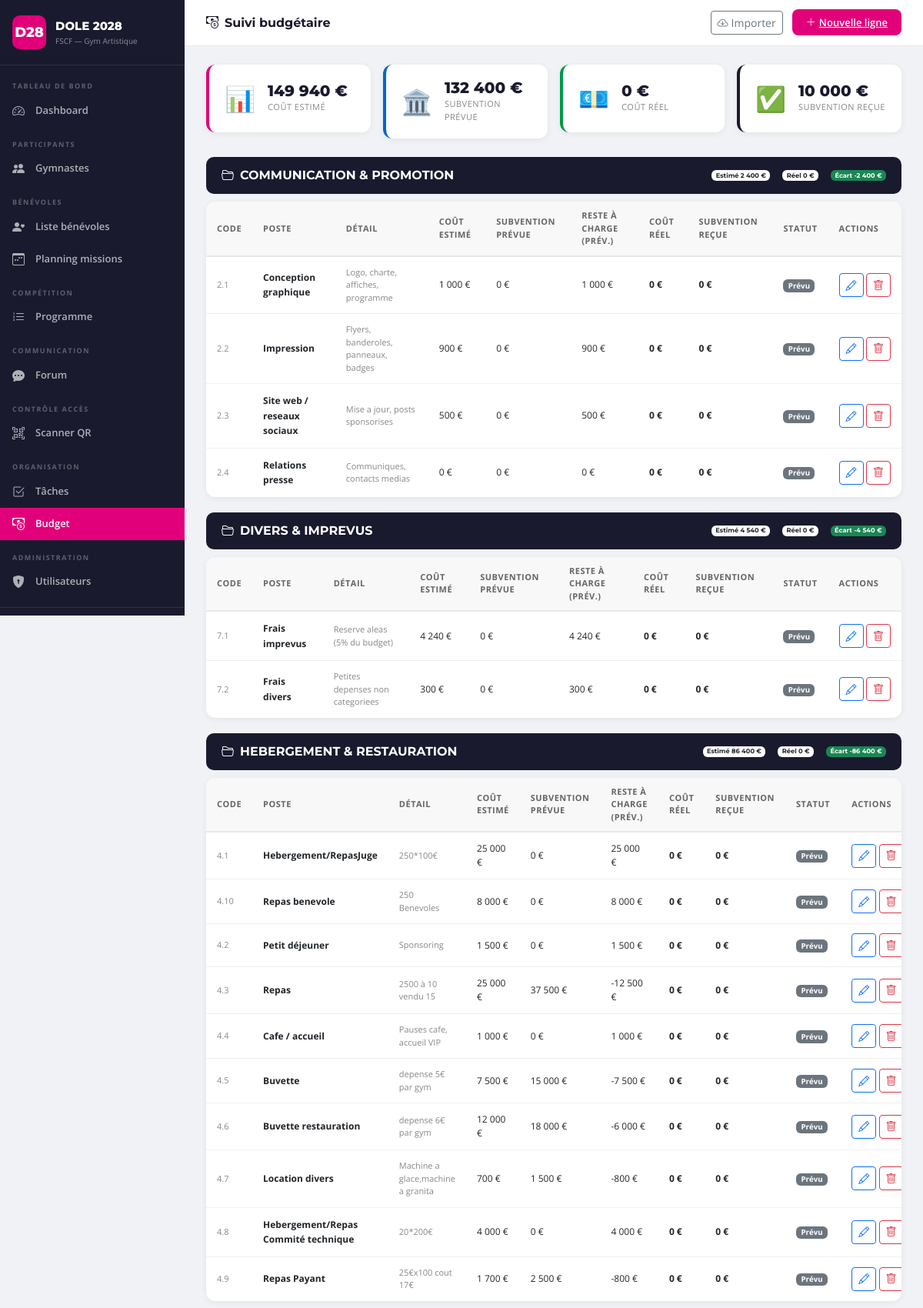
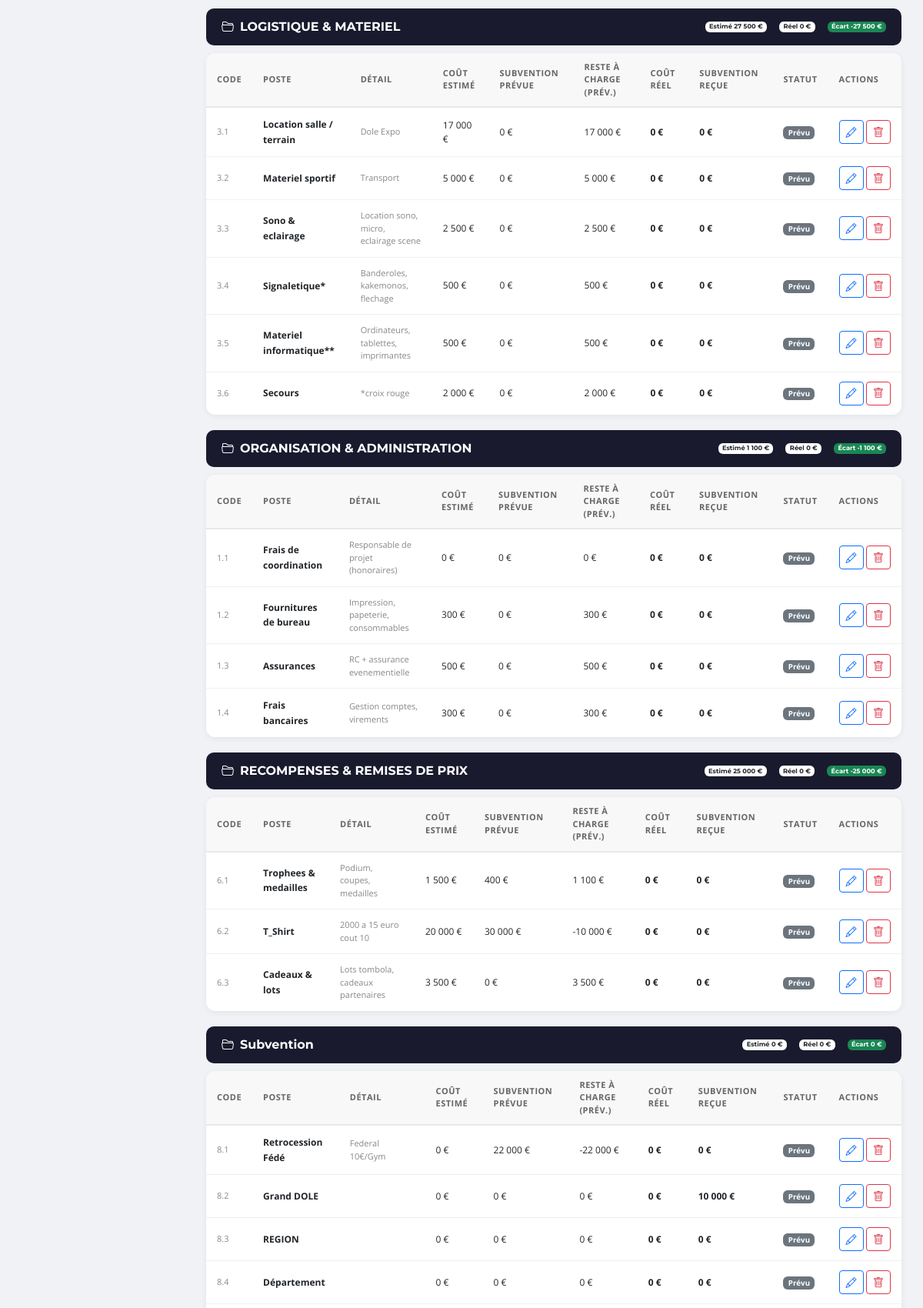
Screenshot of /budget (signed in, upper part) with the database file from the repository (2 pictures, top to bottom).
### tables this page shows
CREATE TABLE budget_lignes (
            id INTEGER PRIMARY KEY AUTOINCREMENT,
            categorie TEXT NOT NULL,
            code TEXT DEFAULT '',
            poste TEXT NOT NULL,
            detail TEXT DEFAULT '',
            cout_estime REAL DEFAULT 0,
            subvention_prevue REAL DEFAULT 0,
            reste_a_charge_prevu REAL DEFAULT 0,
            cout_reel REAL DEFAULT 0,
            subvention_recue REAL DEFAULT 0,
            statut TEXT DEFAULT 'prevu',
            notes TEXT DEFAULT '',
            updated_at TEXT DEFAULT (datetime('now'))
        );

### app.py (the view)
@app.route('/budget')
@login_required
def budget_list():
    if not current_user.is_staff: abort(403)
    conn = get_db()
    lignes = conn.execute('SELECT * FROM budget_lignes ORDER BY categorie, code').fetchall()
    by_cat = {}
    for l in lignes:
        by_cat.setdefault(l['categorie'], []).append(l)
    subtotals = {}
    for cat, items in by_cat.items():
        subtotals[cat] = {
            'cout_estime': sum(l['cout_estime'] for l in items),
            'subvention_prevue': sum(l['subvention_prevue'] for l in items),
            'reste_a_charge_prevu': sum(l['reste_a_charge_prevu'] for l in items),
            'cout_reel': sum(l['cout_reel'] for l in items),
            'subvention_recue': sum(l['subvention_recue'] for l in items),
        }
    totals = {
        'cout_estime': sum(l['cout_estime'] for l in lignes),
        'subvention_prevue': sum(l['subvention_prevue'] for l in lignes),
        'reste_a_charge_prevu': sum(l['reste_a_charge_prevu'] for l in lignes),
        'cout_reel': sum(l['cout_reel'] for l in lignes),
        'subvention_recue': sum(l['subvention_recue'] for l in lignes),
    }
    conn.close()
    return render_template('budget_list.html', by_cat=by_cat, subtotals=subtotals, totals=totals)

### app.py (called while the page is built)
def get_db():
    conn = sqlite3.connect(DATABASE)
    conn.row_factory = sqlite3.Row
    return conn

@login_manager.user_loader
def load_user(uid):
    conn = get_db()
    row = conn.execute('SELECT * FROM users WHERE id=?', (uid,)).fetchone()
    conn.close()
    return User(row) if row else None

def can_edit(categorie):
    return current_user.is_admin or categorie in current_user.categories()

    @property
    def is_admin(self): return self.role == 'admin'

    @property
    def is_staff(self): return self.role in ('admin', 'responsable')

    @property
    def full_name(self): return f"{self.prenom} {self.nom}"

### templates/budget_list.html (shortened to what this page needs)
{% extends 'base.html' %}
{% block page_title %}<i class="bi bi-cash-coin me-2"></i>Suivi budgétaire{% endblock %}
{% block topbar_actions %}
{% if current_user.is_admin %}
<a href="{{ url_for('budget_import') }}" class="btn btn-sm btn-outline-secondary me-2">
  <i class="bi bi-cloud-arrow-down me-1"></i>Importer
</a>
{% endif %}
<a href="{{ url_for('budget_new') }}" class="btn-fscf"><i class="bi bi-plus-lg me-1"></i>Nouvelle ligne</a>
{% endblock %}
{% block content %}
{% macro fmt(n) %}{{ '{:,.0f}'.format(n).replace(',', ' ') }} €{% endmacro %}
<div class="row g-3 mb-4">
  <div class="col-md-3">
    <div class="stat-card">
      <div class="stat-icon">📊</div>
      <div><div class="stat-number" style="font-size:20px;">{{ fmt(totals.cout_estime) }}</div><div class="stat-label">Coût estimé</div></div>
    </div>
  </div>
  <div class="col-md-3">
    <div class="stat-card blue">
      <div class="stat-icon">🏛️</div>
      <div><div class="stat-number" style="font-size:20px;">{{ fmt(totals.subvention_prevue) }}</div><div class="stat-label">Subvention prévue</div></div>
    </div>
  </div>
  <div class="col-md-3">
    <div class="stat-card green">
      <div class="stat-icon">💶</div>
      <div><div class="stat-number" style="font-size:20px;">{{ fmt(totals.cout_reel) }}</div><div class="stat-label">Coût réel</div></div>
    </div>
  </div>
  <div class="col-md-3">
    <div class="stat-card navy">
      <div class="stat-icon">✅</div>
      <div><div class="stat-number" style="font-size:20px;">{{ fmt(totals.subvention_recue) }}</div><div class="stat-label">Subvention reçue</div></div>
    </div>
  </div>
</div>
{% if not by_cat %}
<div class="text-center py-5 text-muted">
  <i class="bi bi-cash-coin" style="font-size:3.5rem;opacity:.25;"></i>
  <p class="mt-3 mb-4">Aucune ligne de budget pour le moment.</p>
  <a href="{{ url_for('budget_new') }}" class="btn-fscf">Créer la première ligne</a>
</div>
{% else %}
{% for cat, items in by_cat.items() %}
{% set st = subtotals[cat] %}
{% set ecart = st.cout_reel - st.cout_estime %}
<div class="prog-day-header d-flex align-items-center justify-content-between flex-wrap gap-2">
  <span><i class="bi bi-folder2-open me-2"></i>{{ cat }}</span>
  <span class="d-flex gap-3" style="font-size:11px;">
    <span class="badge bg-white text-dark">Estimé {{ fmt(st.cout_estime) }}</span>
    <span class="badge bg-white text-dark">Réel {{ fmt(st.cout_reel) }}</span>
    <span class="badge {% if ecart > 0 %}bg-danger{% else %}bg-success{% endif %}">
      Écart {{ fmt(ecart) if ecart <= 0 else '+' + fmt(ecart) }}
    </span>
  </span>
</div>
<div class="fscf-card mb-3">
  <div class="fscf-card-body p-0" style="overflow-x:auto;">
    <table class="fscf-table">
      <thead><tr>
        <th>Code</th><th>Poste</th><th>Détail</th>
        <th>Coût estimé</th><th>Subvention prévue</th><th>Reste à charge (prév.)</th>
        <th>Coût réel</th><th>Subvention reçue</th><th>Statut</th><th>Actions</th>
      </tr></thead>
      <tbody>
      {% for l in items %}
      <tr>
        <td style="font-size:11px;color:#888;">{{ l.code }}</td>
        <td><strong style="font-size:12px;">{{ l.poste }}</strong></td>
        <td style="font-size:11px;color:#888;">{{ l.detail }}</td>
        <td style="font-size:12px;">{{ fmt(l.cout_estime) }}</td>
        <td style="font-size:12px;">{{ fmt(l.subvention_prevue) }}</td>
        <td style="font-size:12px;">{{ fmt(l.reste_a_charge_prevu) }}</td>
        <td style="font-size:12px;font-weight:700;">{{ fmt(l.cout_reel) }}</td>
        <td style="font-size:12px;font-weight:700;">{{ fmt(l.subvention_recue) }}</td>
        <td>
          <span class="badge bg-{{ {'prevu':'secondary','engage':'info','realise':'success'}.get(l.statut,'secondary') }}">
            {{ {'prevu':'Prévu','engage':'Engagé','realise':'Réalisé'}.get(l.statut, l.statut) }}
          </span>
        </td>
        <td class="text-nowrap">
          {% if can_edit(l.categorie) %}
          <a href="{{ url_for('budget_edit', id=l.id) }}" class="btn btn-sm btn-outline-primary"><i class="bi bi-pencil"></i></a>
          <form method="POST" action="{{ url_for('budget_delete', id=l.id) }}" class="d-inline" onsubmit="return confirm('Supprimer cette ligne ?')">
            <button type="submit" class="btn btn-sm btn-outline-danger"><i class="bi bi-trash"></i></button>
          </form>
          {% else %}
          <span class="text-muted"><i class="bi bi-lock"></i></span>
          {% endif %}
        </td>
      </tr>
      {% endfor %}
      </tbody>
    </table>
  </div>
</div>
{% endfor %}
{% endif %}
{% endblock %}

### static/css/style.css (style rules this page uses)
:root { --pink: #E2007A; --navy: #1a1a2e; --blue: #0066CC; --green: #009944; --sidebar-w: 240px; }
* { box-sizing: border-box; }
body { font-family: 'Open Sans', sans-serif; background: #f0f2f5; margin: 0; }
.stat-card { background: white; border-radius: 12px; padding: 20px; box-shadow: 0 2px 8px rgba(0,0,0,.06); border-left: 4px solid var(--pink); display: flex; align-items: center; gap: 16px; }
.stat-card.blue { border-left-color: var(--blue); }
.stat-card.green { border-left-color: var(--green); }
.stat-card.navy { border-left-color: var(--navy); }
.stat-icon { font-size: 32px; }
.stat-number { font-family: 'Montserrat', sans-serif; font-size: 28px; font-weight: 800; color: var(--navy); line-height: 1; }
.stat-label { font-size: 11px; color: #888; text-transform: uppercase; letter-spacing: .5px; margin-top: 3px; }
.fscf-card { background: white; border-radius: 12px; box-shadow: 0 2px 8px rgba(0,0,0,.06); overflow: hidden; }
.fscf-card-body { padding: 20px; }
.btn-fscf { background: var(--pink); color: white; border: none; border-radius: 8px; padding: 8px 18px; font-weight: 600; font-size: 13px; cursor: pointer; transition: background .15s; }
.prog-day-header { background: var(--navy); color: white; padding: 12px 20px; border-radius: 10px; margin: 20px 0 10px; font-family: 'Montserrat', sans-serif; font-weight: 700; }
.fscf-table { width: 100%; border-collapse: collapse; font-size: 13px; }
.fscf-table th { background: #f8f8f8; color: #666; font-size: 11px; font-weight: 700; text-transform: uppercase; letter-spacing: .5px; padding: 10px 14px; border-bottom: 2px solid #e8e8e8; }
.fscf-table td { padding: 12px 14px; border-bottom: 1px solid #f0f0f0; vertical-align: middle; }
.fscf-table tr:last-child td { border-bottom: none; }

### rows the page displays
budget_lignes: categorie "COMMUNICATION & PROMOTION", value "2 400 0 -2 400", code "2.1", poste "Conception graphique", detail "Logo, charte, affiches, programme", cout_estime "1 000 0 1 000 0 0", statut "Prévu"
budget_lignes: code "2.2", poste "Impression", detail "Flyers, banderoles, panneaux, badges", cout_estime "900 0 900 0 0", statut "Prévu"
budget_lignes: code "2.3", poste "Site web / reseaux sociaux", detail "Mise a jour, posts sponsorises", cout_estime "500 0 500 0 0", statut "Prévu"
budget_lignes: code "2.4", poste "Relations presse", detail "Communiques, contacts medias", cout_estime "0 0 0 0 0", statut "Prévu"
budget_lignes: categorie "DIVERS & IMPREVUS", value "4 540 0 -4 540", code "7.1", poste "Frais imprevus", detail "Reserve aleas (5% du budget)", cout_estime "4 240 0 4 240 0 0", statut "Prévu"
budget_lignes: code "7.2", poste "Frais divers", detail "Petites depenses non categoriees", cout_estime "300 0 300 0 0", statut "Prévu"
budget_lignes: categorie "HEBERGEMENT & RESTAURATION", value "86 400 0 -86 400", code "4.1", poste "Hebergement/RepasJuge", detail "250*100€", cout_estime "25 000 0 25 000 0 0", statut "Prévu"
budget_lignes: code "4.10", poste "Repas benevole", detail "250 Benevoles", cout_estime "8 000 0 8 000 0 0", statut "Prévu"
budget_lignes: code "4.2", poste "Petit déjeuner", detail "Sponsoring", cout_estime "1 500 0 1 500 0 0", statut "Prévu"
budget_lignes: code "4.3", poste "Repas", detail "2500 à 10 vendu 15", cout_estime "25 000 37 500 -12 500 0 0", statut "Prévu"
budget_lignes: code "4.4", poste "Cafe / accueil", detail "Pauses cafe, accueil VIP", cout_estime "1 000 0 1 000 0 0", statut "Prévu"
budget_lignes: code "4.5", poste "Buvette", detail "depense 5€ par gym", cout_estime "7 500 15 000 -7 500 0 0", statut "Prévu"
budget_lignes: code "4.6", poste "Buvette restauration", detail "depense 6€ par gym", cout_estime "12 000 18 000 -6 000 0 0", statut "Prévu"
budget_lignes: code "4.7", poste "Location divers", detail "Machine a glace,machine a granita", cout_estime "700 1 500 -800 0 0", statut "Prévu"
budget_lignes: code "4.8", poste "Hebergement/Repas Commité technique", detail "20*200€", cout_estime "4 000 0 4 000 0 0", statut "Prévu"
budget_lignes: code "4.9", poste "Repas Payant", detail "25€x100 cout 17€", cout_estime "1 700 2 500 -800 0 0", statut "Prévu"
budget_lignes: categorie "LOGISTIQUE & MATERIEL", value "27 500 0 -27 500", code "3.1", poste "Location salle / terrain", detail "Dole Expo", cout_estime "17 000 0 17 000 0 0", statut "Prévu"
budget_lignes: code "3.2", poste "Materiel sportif", detail "Transport", cout_estime "5 000 0 5 000 0 0", statut "Prévu"
budget_lignes: code "3.3", poste "Sono & eclairage", detail "Location sono, micro, eclairage scene", cout_estime "2 500 0 2 500 0 0", statut "Prévu"
budget_lignes: code "3.4", poste "Signaletique*", detail "Banderoles, kakemonos, flechage", cout_estime "500 0 500 0 0", statut "Prévu"
budget_lignes: code "3.5", poste "Materiel informatique**", detail "Ordinateurs, tablettes, imprimantes", cout_estime "500 0 500 0 0", statut "Prévu"
budget_lignes: code "3.6", poste "Secours", detail "*croix rouge", cout_estime "2 000 0 2 000 0 0", statut "Prévu"
budget_lignes: categorie "ORGANISATION & ADMINISTRATION", value "1 100 0 -1 100", code "1.1", poste "Frais de coordination", detail "Responsable de projet (honoraires)", cout_estime "0 0 0 0 0", statut "Prévu"
budget_lignes: code "1.2", poste "Fournitures de bureau", detail "Impression, papeterie, consommables", cout_estime "300 0 300 0 0", statut "Prévu"
budget_lignes: code "1.3", poste "Assurances", detail "RC + assurance evenementielle", cout_estime "500 0 500 0 0", statut "Prévu"
budget_lignes: code "1.4", poste "Frais bancaires", detail "Gestion comptes, virements", cout_estime "300 0 300 0 0", statut "Prévu"
budget_lignes: categorie "RECOMPENSES & REMISES DE PRIX", value "25 000 0 -25 000", code "6.1", poste "Trophees & medailles", detail "Podium, coupes, medailles", cout_estime "1 500 400 1 100 0 0", statut "Prévu"
budget_lignes: code "6.2", poste "T_Shirt", detail "2000 a 15 euro cout 10", cout_estime "20 000 30 000 -10 000 0 0", statut "Prévu"
budget_lignes: code "6.3", poste "Cadeaux & lots", detail "Lots tombola, cadeaux partenaires", cout_estime "3 500 0 3 500 0 0", statut "Prévu"
budget_lignes: categorie "Subvention", value "0 0 0", code "8.1", poste "Retrocession Fédé", detail "Federal 10€/Gym", cout_estime "0 22 000 -22 000 0 0", statut "Prévu"
budget_lignes: code "8.2", poste "Grand DOLE", cout_estime "0 0 0 0 10 000", statut "Prévu"
budget_lignes: code "8.3", poste "REGION", cout_estime "0 0 0 0 0", statut "Prévu"
budget_lignes: code "8.4", poste "Département", cout_estime "0 0 0 0 0", statut "Prévu"

### other values shown
{{ '{:,.0f}'.format(n).replace(',', ' ') }} "149 940 132 400 0 10 000"
